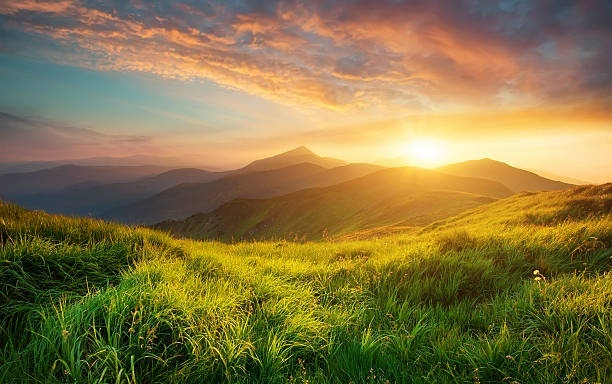
#> input picture Week1/img.jpg, 612 x 384 px, found by its file name
$ python q5.py   (older library calls are emulated)
#> lines starting #> are read from the running program, lines starting #| are printed output that depends on the picture
import cv2
import numpy as np

img = cv2.imread('Week1/img.jpg')
#> img is the input picture: shape (384, 612, 3); mean B, G, R 69, 117.5, 134.5
height, width, _ = img.shape
#> height = 384; width = 612

img = cv2.cvtColor(img, cv2.COLOR_BGR2GRAY)
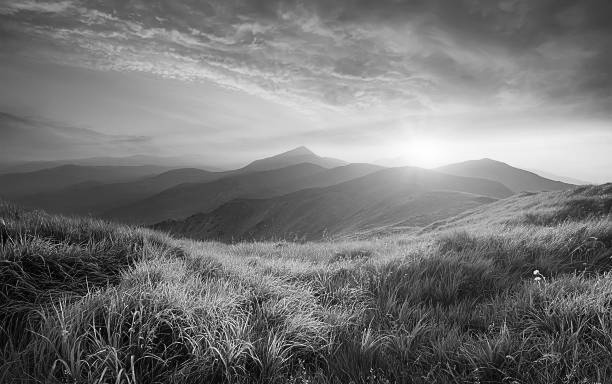
#> img: shape (384, 612); min 0, max 254, mean 117.1

gx = cv2.Sobel(np.float32(img), cv2.CV_64F, 1, 0, 3)
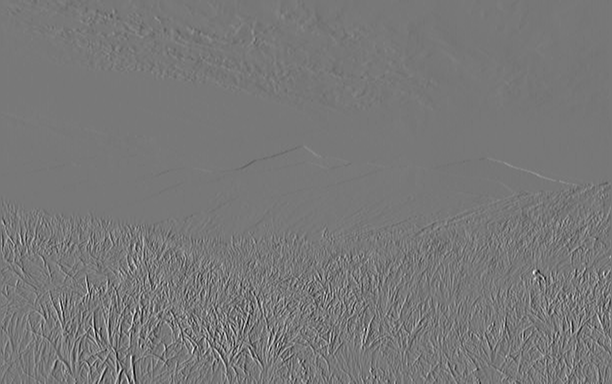
#> gx: shape (384, 612) float64; min -744, max 834, mean 0.5; drawn with min black and max white
gy = cv2.Sobel(np.float32(img), cv2.CV_64F, 0, 1, 3)
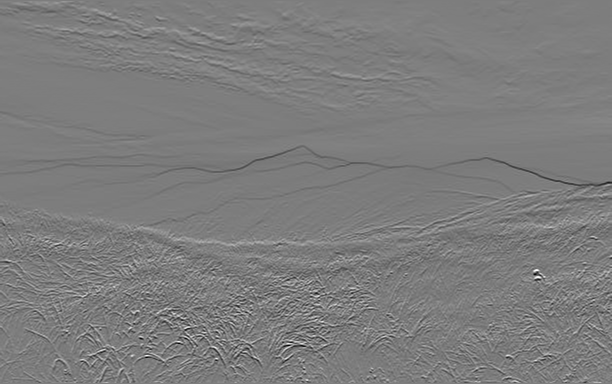
#> gy: shape (384, 612) float64; min -730, max 755, mean -0.9; drawn with min black and max white
mag, ang = cv2.cartToPolar(gx, gy, angleInDegrees=True)
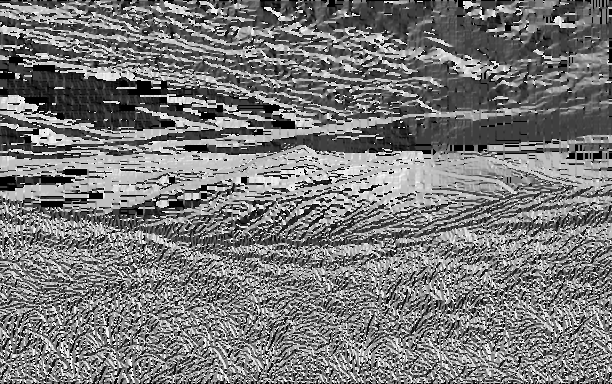
#> ang: shape (384, 612) float64; min 0, max 359.9, mean 170.5; drawn with min black and max white

mag_max = np.max(mag)
#> mag_max = 841.3
weak_th = mag_max * 0.1
#> weak_th = 84.13
strong_th = mag_max * 0.5
#> strong_th = 420.6

for i_x in range(width):
    for i_y in range(height):
        grad_ang = (ang[i_y, i_x] + 22.5) % 180
        grad_ang = abs(
            grad_ang - 180) if abs(grad_ang) > 180 else abs(grad_ang)
        if grad_ang <= 45:
            neighb_1_x, neighb_1_y = i_x - 1, i_y
            neighb_2_x, neighb_2_y = i_x + 1, i_y
        elif grad_ang > 45 and grad_ang <= 90:
            neighb_1_x, neighb_1_y = i_x - 1, i_y - 1
            neighb_2_x, neighb_2_y = i_x + 1, i_y + 1
        elif grad_ang > 90 and grad_ang <= 135:
            neighb_1_x, neighb_1_y = i_x, i_y - 1
            neighb_2_x, neighb_2_y = i_x, i_y + 1
        elif grad_ang > 135 and grad_ang <= 180:
            neighb_1_x, neighb_1_y = i_x - 1, i_y + 1
            neighb_2_x, neighb_2_y = i_x + 1, i_y - 1

        if 0 <= neighb_1_x < width and 0 <= neighb_1_y < height:
            if mag[i_y, i_x] < mag[neighb_1_y, neighb_1_x]:
                mag[i_y, i_x] = 0
                continue
        if 0 <= neighb_2_x < width and 0 <= neighb_2_y < height:
            if mag[i_y, i_x] < mag[neighb_2_y, neighb_2_x]:
                mag[i_y, i_x] = 0
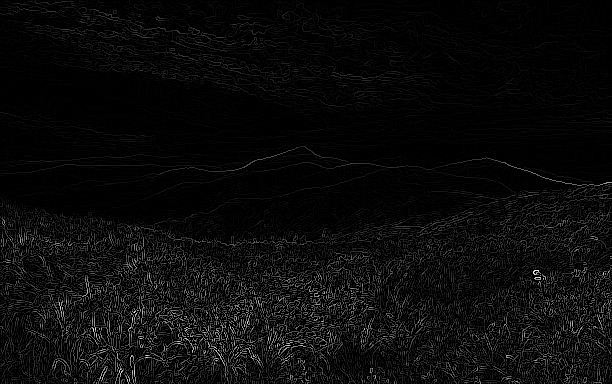
#> mag: shape (384, 612) float64; min 0, max 841.3, mean 37.4; drawn with min black and max white

ids = np.zeros_like(img)
for i_x in range(width):
    for i_y in range(height):
        grad_mag = mag[i_y, i_x]
        if grad_mag < weak_th:
            mag[i_y, i_x] = 0
        elif strong_th > grad_mag >= weak_th:
            ids[i_y, i_x] = 1
        else:
            ids[i_y, i_x] = 2
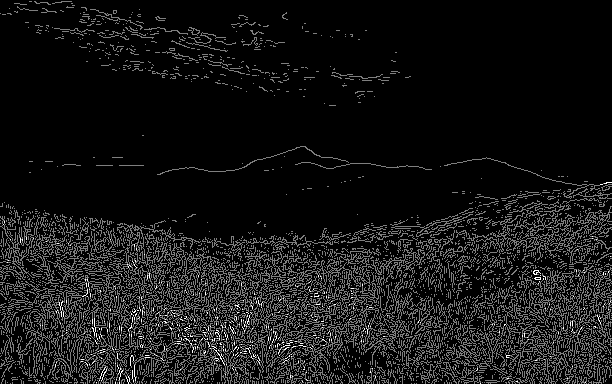
#> ids: shape (384, 612); min 0, max 2, mean 0.167; drawn with min black and max white

cv2.imshow('Canny Edges', mag)
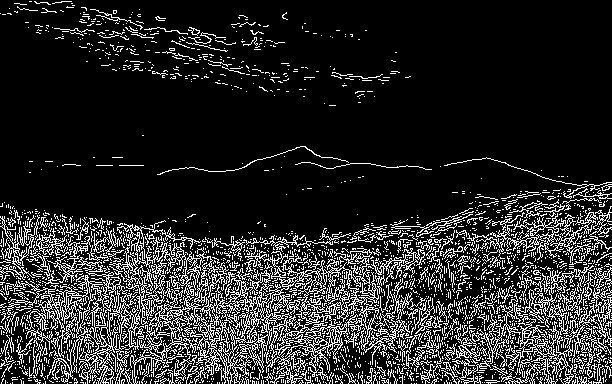
#> window 'Canny Edges': shape (384, 612); 16.1% white in thin lines or dots
cv2.waitKey(0)
cv2.destroyAllWindows()
